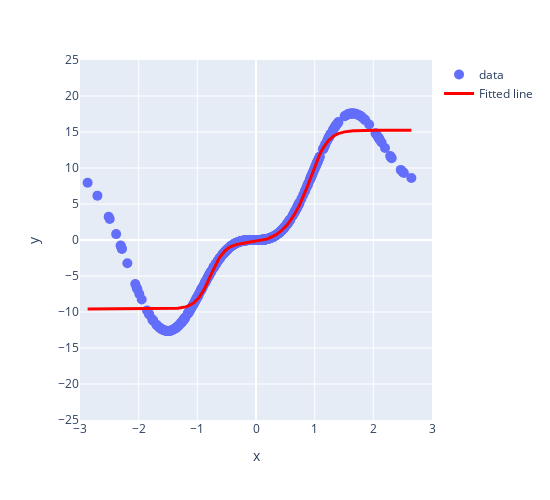

Write notebook code for a chart like this one.
### Code cell
y_p = model(X_t).detach().numpy().squeeze()
plot_regression(X, y, y_p, y_range=[-25, 25], dy=5)

### Figure 1 — Plotly figure (JSON) as saved in the notebook; plotly's stock layout.template omitted (floating-point values rounded to 4 significant figures; data arrays with more than 128 entries replaced by an {"elided": "..."} marker saying what was removed)
{"data": [{"marker": {"size": 10}, "mode": "markers", "name": "data", "type": "scatter", "x": {"elided": "500 float values"}, "y": {"elided": "500 float values"}}, {"line": {"color": "red", "width": 3}, "mode": "lines", "name": "Fitted line", "type": "scatter", "x": {"elided": "500 float values"}, "y": {"elided": "500 float values"}}], "layout": {"height": 500, "margin": {"t": 60}, "title": {"x": 0.46, "y": 0.93}, "width": 550, "xaxis": {"dtick": 1, "range": [-3, 3], "tick0": -3, "title": {"text": "x"}, "type": "linear"}, "yaxis": {"dtick": 5, "range": [-25, 25], "tick0": -25, "title": {"text": "y"}, "type": "linear"}}}
